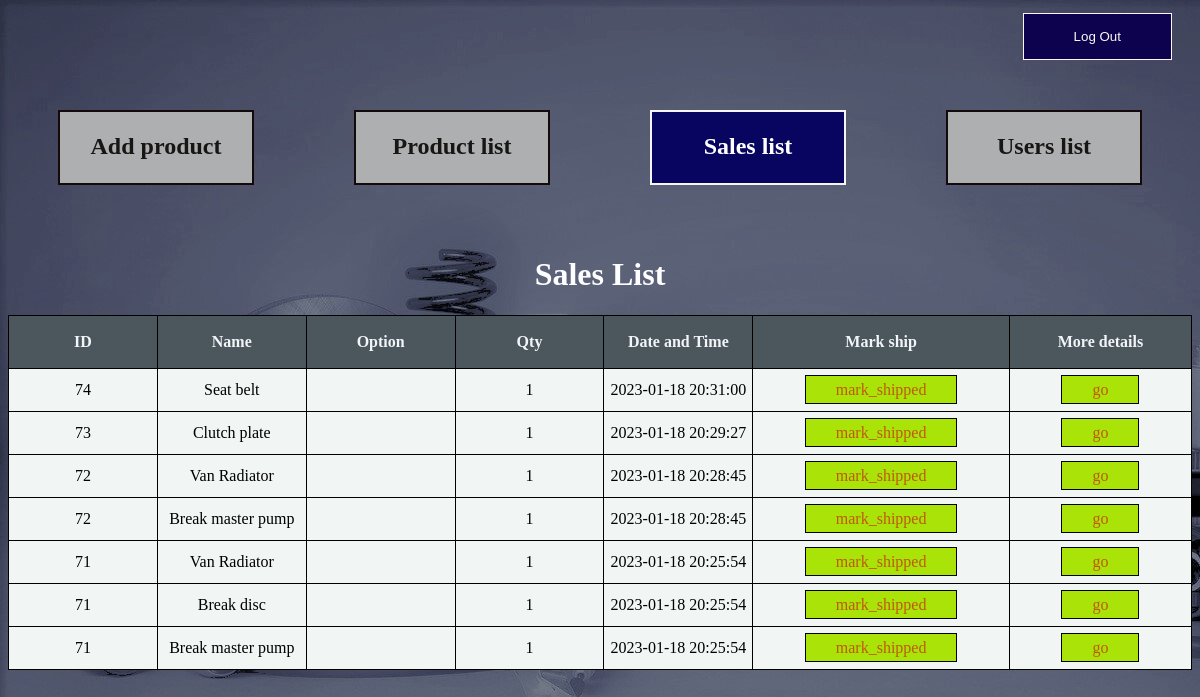
/Sales_list.php (signed in), run on the app's committed database.
### tables this page shows
CREATE TABLE IF NOT EXISTS `order_details` (
  `order_id` int(11) NOT NULL,
  `item_id` int(11) NOT NULL,
  `qty` int(11) NOT NULL,
  `options` varchar(50) NOT NULL,
  `price` float NOT NULL
);

CREATE TABLE IF NOT EXISTS `item` (
  `item_id` int(11) NOT NULL AUTO_INCREMENT,
  `name` varchar(40) NOT NULL,
  `description` varchar(255) NOT NULL,
  `price` float NOT NULL,
  `options` varchar(100) NOT NULL,
  `qty` int(11) NOT NULL,
  `category` varchar(255) DEFAULT NULL,
  PRIMARY KEY (`item_id`)
);

CREATE TABLE IF NOT EXISTS `orders` (
  `order_id` int(11) NOT NULL AUTO_INCREMENT,
  `cus_id` int(11) NOT NULL,
  `address_id` int(11) DEFAULT NULL,
  `price` float DEFAULT NULL,
  `date` datetime DEFAULT NULL,
  `paid` int(11) DEFAULT NULL,
  `shipped` int(11) DEFAULT NULL,
  PRIMARY KEY (`order_id`)
);

### Sales_list.php (the view, shortened to what this page needs)
<!DOCTYPE html>
<html lang="en">
<head>
    <link rel="stylesheet" href="css/Sales_list.css">
    <?php include 'connect.php';
      $url='site_img/background img.jpg';  ?>
</head>
<body>
   <div class="head"> <button type="button" class="btn1" onclick="location.href='logout.php'">Log Out</button> </div>
   <div class="first">
          <a  href="add_item.php"><h2>Add product</h2></a>
          <a  href="Product_list.php"><h2>Product list</h2></a>
          <a  href="Sales_list.php" class="now"><h2>Sales list</h2></a>
          <a  href="Users_list.php"><h2>Users list</h2></a>
   </div>
   <h1>Sales List</h1>
   <table >
    <tr>
      <th>ID</th>
      <th>Name</th>
      <th>Option</th>
      <th>Qty</th>
      <th>Date and Time</th>
      <th>Mark ship</th>
      <th>More details</th>
    </tr>
   <?php
   $ship=null;
   $query="SELECT order_details.order_id,order_details.item_id,order_details.qty FROM order_details,orders WHERE order_details.order_id=orders.order_id AND orders.paid='1' ORDER BY orders.date DESC";
   $result= mysqli_query($connect,$query);
   if($result){
   while ($r=mysqli_fetch_assoc($result)){
    $name=null;
    $order_id=$r['order_id'];
    $item_id=$r['item_id'];
    $qty=$r['qty'];
    $query1="SELECT date,shipped FROM orders WHERE (orders.order_id=$order_id AND paid='1') ORDER BY date DESC" ;
    $result1= mysqli_query($connect,$query1);
    if($result1){
    $r1=mysqli_fetch_assoc($result1);
    if(isset($r1['date'])){
         $date=$r1['date'];}
    if(isset($r1['shipped'])){
         $ship=$r1['shipped'];}else{$ship=NULL;}
    }
    $query2="SELECT options FROM order_details WHERE item_id= $item_id AND order_id= $order_id";
    $result2= mysqli_query($connect,$query2);
    $a1=mysqli_fetch_assoc($result2);
    if(isset($a1['options'])){
        $option=$a1['options'];
    }
    $query3="SELECT name FROM item WHERE item_id= $item_id";
    $result3= mysqli_query($connect,$query3);
    $a2=mysqli_fetch_assoc($result3);
    if(isset($a2['name'])){
        $name=$a2['name'];
    }
      echo "<tr>";
      echo "<td> $order_id</td>";
      echo "<td> $name</td>";
      echo "<td> $option</td>";
      echo "<td> $qty</td>";
      echo "<td> $date</td>";
      if($ship==null){
      echo "<td> <a href='mark_ship.php?id=".$r['order_id']."' class='btn'>mark_shipped</a></td>";} else { echo "<td> Shipped </td>";}
      echo "<td> <a href='order_info.php?order_id=".$r['order_id']."' class='btn'>go</a></td>";
      echo "</tr>";
    $date=null;
      }
      echo "</table>";
    }else{
        echo"Query is wrong";
    }
   ?>
</body>
</html>

### css/Sales_list.css (style rules this page uses)
.first { display: flex; width: 100%; }
.head { text-align: right; }
a { height: 20px; width: 25%; background-color:#adafb0; padding: 1px 10px 50px 10px; margin: 50px; border: 2px solid rgb(20, 10, 10); text-align: center; text-decoration: none; color: rgb(24, 21, 21); }
.now { background-color: rgb(7, 5, 95); color: white; border: 2px solid rgb(248, 244, 244); }
h2 { background: fixed; }
h1 { color: rgb(254, 253, 255); text-align: center; }
table, th, td { border:1px solid black; width: 100%; border-collapse: collapse; }
th { width: 12.5%; height: 50px; background-color: rgb(76, 87, 93); color: rgb(241, 244, 248); }
td { width: 12.5%; height: 40px; text-align: center; background-color: rgb(241, 246, 244); }
.btn { background: rgb(169, 227, 8); padding: 5px 30px; text-decoration: none; color: rgb(194, 87, 15); border: 1px solid black; }
.btn1 { background: rgb(12, 2, 77); padding: 15px 50px; text-decoration: none; color: rgb(250, 247, 245); border: 1px solid rgb(251, 245, 245); margin: 5px 20px 0px; }

### data on the page
order_details: order "74", item.name "Seat belt", qty "1", order.date "2023-01-18 20:31:00"
order_details: order "73", item.name "Clutch plate", qty "1", order.date "2023-01-18 20:29:27"
order_details: order "72", item.name "Van Radiator", qty "1", order.date "2023-01-18 20:28:45"
order_details: order "72", item.name "Break master pump", qty "1", order.date "2023-01-18 20:28:45"
order_details: order "71", item.name "Van Radiator", qty "1", order.date "2023-01-18 20:25:54"
order_details: order "71", item.name "Break disc", qty "1", order.date "2023-01-18 20:25:54"
order_details: order "71", item.name "Break master pump", qty "1", order.date "2023-01-18 20:25:54"
